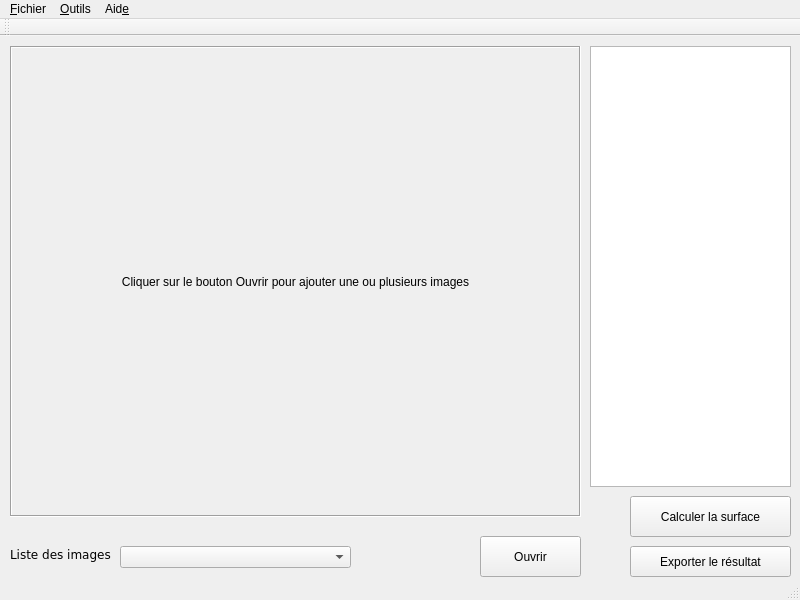
<?xml version="1.0" encoding="UTF-8"?>
<ui version="4.0">
 <class>zLProjetClass</class>
 <widget class="QMainWindow" name="zLProjetClass">
  <property name="geometry">
   <rect>
    <x>0</x>
    <y>0</y>
    <width>800</width>
    <height>600</height>
   </rect>
  </property>
  <property name="minimumSize">
   <size>
    <width>800</width>
    <height>600</height>
   </size>
  </property>
  <property name="maximumSize">
   <size>
    <width>800</width>
    <height>600</height>
   </size>
  </property>
  <property name="windowTitle">
   <string>Détection et mesure de la zone de lyse</string>
  </property>
  <property name="windowIcon">
   <iconset>
    <normaloff>../../../../../zlicon48.ico</normaloff>../../../../../zlicon48.ico</iconset>
  </property>
  <widget class="QWidget" name="centralWidget">
   <widget class="QPushButton" name="btnOuvrir">
    <property name="geometry">
     <rect>
      <x>480</x>
      <y>500</y>
      <width>101</width>
      <height>41</height>
     </rect>
    </property>
    <property name="text">
     <string>Ouvrir</string>
    </property>
    <property name="shortcut">
     <string>Ctrl+O</string>
    </property>
   </widget>
   <widget class="QLabel" name="label1">
    <property name="geometry">
     <rect>
      <x>10</x>
      <y>510</y>
      <width>101</width>
      <height>16</height>
     </rect>
    </property>
    <property name="font">
     <font>
      <family>Verdana</family>
     </font>
    </property>
    <property name="text">
     <string>Liste des images</string>
    </property>
   </widget>
   <widget class="QComboBox" name="comboBoxlsImg">
    <property name="geometry">
     <rect>
      <x>120</x>
      <y>510</y>
      <width>231</width>
      <height>22</height>
     </rect>
    </property>
    <property name="currentIndex">
     <number>-1</number>
    </property>
    <property name="frame">
     <bool>true</bool>
    </property>
   </widget>
   <widget class="QPushButton" name="btnCalcul">
    <property name="geometry">
     <rect>
      <x>630</x>
      <y>460</y>
      <width>161</width>
      <height>41</height>
     </rect>
    </property>
    <property name="text">
     <string>Calculer la surface</string>
    </property>
    <property name="shortcut">
     <string>Ctrl+M</string>
    </property>
   </widget>
   <widget class="QPushButton" name="btnExporter">
    <property name="geometry">
     <rect>
      <x>630</x>
      <y>510</y>
      <width>161</width>
      <height>31</height>
     </rect>
    </property>
    <property name="text">
     <string>Exporter le résultat</string>
    </property>
    <property name="shortcut">
     <string>Ctrl+S</string>
    </property>
   </widget>
   <widget class="QTableView" name="tableView">
    <property name="geometry">
     <rect>
      <x>590</x>
      <y>10</y>
      <width>201</width>
      <height>441</height>
     </rect>
    </property>
   </widget>
   <widget class="QLabel" name="imgLabel">
    <property name="geometry">
     <rect>
      <x>10</x>
      <y>10</y>
      <width>571</width>
      <height>471</height>
     </rect>
    </property>
    <property name="layoutDirection">
     <enum>Qt::LeftToRight</enum>
    </property>
    <property name="frameShape">
     <enum>QFrame::Box</enum>
    </property>
    <property name="frameShadow">
     <enum>QFrame::Sunken</enum>
    </property>
    <property name="text">
     <string>Cliquer sur le bouton Ouvrir pour ajouter une ou plusieurs images</string>
    </property>
    <property name="textFormat">
     <enum>Qt::AutoText</enum>
    </property>
    <property name="alignment">
     <set>Qt::AlignCenter</set>
    </property>
   </widget>
  </widget>
  <widget class="QMenuBar" name="menuBar">
   <property name="geometry">
    <rect>
     <x>0</x>
     <y>0</y>
     <width>800</width>
     <height>21</height>
    </rect>
   </property>
   <widget class="QMenu" name="menu_Fichier">
    <property name="title">
     <string>&amp;Fichier</string>
    </property>
    <addaction name="action_Ouvrir"/>
    <addaction name="actionExporter_r_sultat"/>
    <addaction name="action_Quitter"/>
   </widget>
   <widget class="QMenu" name="menuAid_e">
    <property name="title">
     <string>Aid&amp;e</string>
    </property>
    <addaction name="actionAid_e"/>
    <addaction name="action_propos"/>
   </widget>
   <widget class="QMenu" name="menuOutils">
    <property name="title">
     <string>&amp;Outils</string>
    </property>
    <addaction name="action_Calcul_la_surface"/>
    <addaction name="actionMettreAEchelle"/>
    <addaction name="action_Effacer_la_liste_des_images"/>
   </widget>
   <addaction name="menu_Fichier"/>
   <addaction name="menuOutils"/>
   <addaction name="menuAid_e"/>
  </widget>
  <widget class="QToolBar" name="mainToolBar">
   <attribute name="toolBarArea">
    <enum>TopToolBarArea</enum>
   </attribute>
   <attribute name="toolBarBreak">
    <bool>false</bool>
   </attribute>
  </widget>
  <widget class="QStatusBar" name="statusBar"/>
  <action name="action_Ouvrir">
   <property name="text">
    <string>&amp;Ouvrir</string>
   </property>
   <property name="shortcut">
    <string>Ctrl+O</string>
   </property>
  </action>
  <action name="action_Quitter">
   <property name="text">
    <string>&amp;Quitter</string>
   </property>
   <property name="shortcut">
    <string>Ctrl+Q</string>
   </property>
  </action>
  <action name="actionAid_e">
   <property name="text">
    <string>A&amp;ide</string>
   </property>
   <property name="shortcut">
    <string>F1</string>
   </property>
  </action>
  <action name="action_propos">
   <property name="text">
    <string>À &amp;propos</string>
   </property>
  </action>
  <action name="action_Calcul_la_surface">
   <property name="text">
    <string>&amp;Calculer la surface</string>
   </property>
   <property name="shortcut">
    <string>Ctrl+M</string>
   </property>
  </action>
  <action name="action_Effacer_la_liste_des_images">
   <property name="text">
    <string>&amp;Effacer la liste des images</string>
   </property>
   <property name="shortcut">
    <string>Ctrl+E</string>
   </property>
  </action>
  <action name="actionExporter_r_sultat">
   <property name="text">
    <string>Exporter le &amp;résultat</string>
   </property>
   <property name="shortcut">
    <string>Ctrl+S</string>
   </property>
  </action>
  <action name="actionMettreAEchelle">
   <property name="text">
    <string>&amp;Mettre à l'échelle</string>
   </property>
   <property name="shortcut">
    <string>Ctrl+R</string>
   </property>
  </action>
 </widget>
 <layoutdefault spacing="6" margin="11"/>
 <resources>
  <include location="zlprojet.qrc"/>
 </resources>
 <connections/>
</ui>
